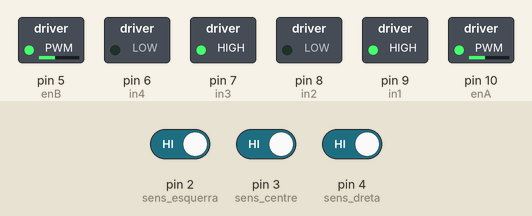
Recording of a sketch running on a simulated Arduino Uno, built with avr-gcc and run on an emulated ATmega328P. Shown: switched loads named in the sketch (green lamp = pin HIGH). Inputs (shaded band) come from the test bench; at power-on: pin 2 (sens_esquerra) HIGH, pin 3 (sens_centre) HIGH, pin 4 (sens_dreta) HIGH. What the sketch prints to the serial monitor is not drawn.

Above: at 3.2 s.
3.3 s: pin 2 (sens_esquerra) driven LOW
At 4.3 s:
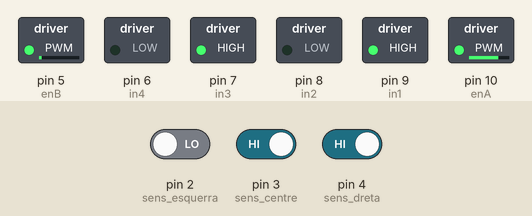
4.8 s: pin 3 (sens_centre) driven LOW
At 5.4 s:
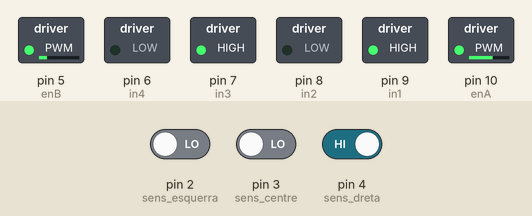
6.3 s: pin 2 (sens_esquerra) driven HIGH
At 6.6 s:
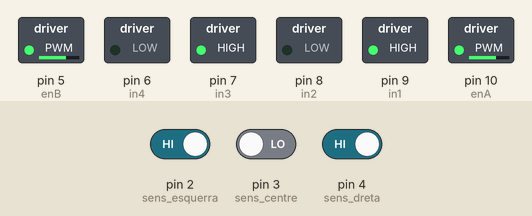
7.8 s: pin 4 (sens_dreta) driven LOW
At 8.9 s:
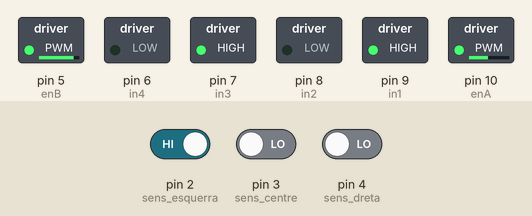
9.3 s: pin 4 (sens_dreta) driven HIGH
At 10.1 s:
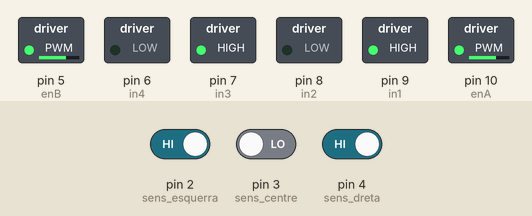
10.8 s: pin 2 (sens_esquerra) driven LOW
At 11.2 s:
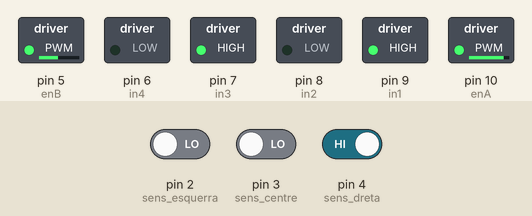
Timing chart, 0 to 13.3 s (numbered marks = the images above; inputs shaded):
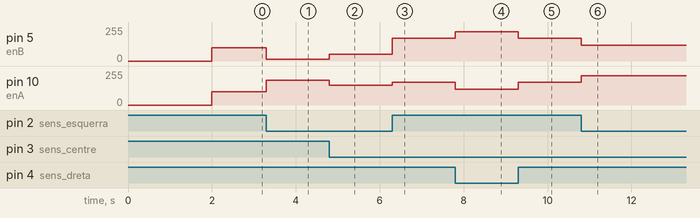

The sketch:

exemple.ino
```cpp
/////////////////////////////
// PROGRAMA *****************
/////////////////////////////

// Enganxa aquí els paràmetres de calibració aconseguits en el programa de configuració
/////////////////////////////
#define factor_motor_dret 		100	// factor de 0 a 100% de la velocitat
#define factor_motor_esquerra	100	// factor de 0 a 100% de la velocitat
/////////////////////////////


/////////////////////////////
// Definicio PINS ***********
/////////////////////////////
int enA = 10;			// motor dret
int in1 = 9;			// motor dret
int in2 = 8;			// motor dret
int in3 = 7;			// motor esquerra
int in4 = 6;			// motor esquerra
int enB = 5;			// motor esquerra
int sens_esquerra = 2;	// sensors optics
int sens_centre = 3;	// sensors optics
int sens_dreta = 4;		// sensors optics
/////////////////////////////


/////////////////////////////
// Variables Motors *********
/////////////////////////////
int ultimGir = 0;								// Variable per enmagatzemar la direcció de l'ultim gir fet

/////////////////////////////
// Definicions globals ******					// Ens serveixen per fer mes llegible el codi.
/////////////////////////////					// Utilitzarem paraules en comptes de numeros
#define dreta 1
#define esquerra 2
#define endavant 3
#define endarrera 4
#define negre 5
#define blanc 6
/////////////////////////////


/////////////////////////////
// CONFIGURACIÓ   ***********
/////////////////////////////
// Aquest codi s'executara un sol cop al principi
void setup()
{
	// Inicialització motors i sensors
	Inicialitzem_Motors();						// Configurem els pins dels motors
	Inicialitzem_SensorsOptics();				// Configurem els pins dels sensors optics
	Serial.begin (9600);						// Configurem comunicacio amb el PC a velocitat 9600 bauds per segon
	Serial.println ("\n*Robot seguidor*");		// Enviem missatge al ordinador
	Serial.println ("Començem a seguir la linea en 2 segons");
	delay (2000);	// pausa 2 segons
}


/////////////////////////////
// LOOP  ********************
/////////////////////////////
// Aquest codi s'executara indefinidament
void loop()
{
	int vel_rapid = 170;
	int vel_lent = 100;

	// Linia negre sobre sensor esquerra
	if (!linia_SensDret() && !linia_SensCentre () && linia_SensEsq()) {
		giraEsquerra(vel_rapid);		// Gira esquerra rapid
	}

	// Linia negre sobre sensor central
	if (!linia_SensDret() && linia_SensCentre () && !linia_SensEsq()) {
		mouMotorsLiniaRecta (vel_rapid);	// Mou recte
	}

	// Linia negre sobre sensor central i sensor esquerra
	if (!linia_SensDret() && linia_SensCentre () && linia_SensEsq()) {
		giraEsquerra(vel_lent);		// Gira esquerra lent
	}


	// Linia negre sobre sensor dret
	if (linia_SensDret() && !linia_SensCentre () && !linia_SensEsq()) {
		giraDreta (vel_rapid);		// Gira dreta rapid
	}

	// Linia negre sobre sensor central i sensor dret
	if (linia_SensDret() && linia_SensCentre () && !linia_SensEsq()) {
		giraDreta (vel_lent);		// Gira dreta lent
	}

	// Linia negre sobre sensor central, dret i esquerra (possiblement estem perduts)
	if (linia_SensCentre () && linia_SensDret() && linia_SensEsq()) {
		if (ultimGir == esquerra) {		// Girem en la mateixa direccio que l'ultim cop que hem girat
			giraEsquerra(vel_lent);
		}else if (ultimGir == dreta) {
			giraDreta (vel_lent);
		}else{
			mouMotorsLiniaRecta (vel_lent);
		}
	}

	// Linia negre enlloc (possiblement estem perduts)
	if (!linia_SensDret() && !linia_SensCentre () && !linia_SensEsq()) {
		if (ultimGir == esquerra) {		// Girem en la mateixa direccio que l'ultim cop que hem girat
			giraEsquerra(vel_lent);
		}else if (ultimGir == dreta) {
			giraDreta (vel_lent);
		}else{
			mouMotorsLiniaRecta (vel_lent);
		}
	}
}
```

funcions.ino
```cpp
/////////////////////////////
// Arxiu funcions ***********
/////////////////////////////

// exemples funcions
// motorDretPWM (valor);		// Valor = número de 0 a 255. (0 = parat i 255 = màxima velocitat)
								// Modifica la velocitat a la que gira el motor
// motorEsquerraPWM (valor);	// Valor = número de 0 a 255. (0 = parat i 255 = màxima velocitat)
								// Modifica la velocitat a la que gira el motor
// motorDretDIR (valor);		// Valor = endavant o endarrera. Modifica la direcció a la que gira el motor dret
// motorEsquerraDIR (valor);	// Valor = endavant o endarrera. Modifica la direcció a la que gira el motor esquerra
// linea_SensCentre ();			// Ens retorna un valor (0 o 1 - FALSE o TRUE)
								// Ens indica si el sensor esta detectant una linea negre
// linea_SensDret ();			// Ens retorna un valor (0 o 1 - FALSE o TRUE)
								// Ens indica si el sensor esta detectant una linea negre
// linea_SensEsq ();			// Ens retorna un valor (0 o 1 - FALSE o TRUE)
								// Ens indica si el sensor esta detectant una linea negre


/////////////////////////////
// Variables Sensors ********
/////////////////////////////
int colorLinia = negre;			// Defineix si la linia es negre o blanca
int ValorGirEsquerra = 0;						// Variable per a la velocitat de gir esquerra
int ValorGirDreta = 0;							// Variable per a la velocitat de gir dreta
int vel_dreta = 0;								// Variable per a la velocitat del motor dret
int vel_esquerra = 0;							// Variable per a la velocitat del motor esquerra
int dir_dret = 1;								// Variable per a la direcció del motor dret
int dir_esquerra = 1;							// Variable per a la direcció del motor esquerra

/////////////////////////////
// Inicialització ***********
/////////////////////////////

void Inicialitzem_Motors  () {
	// Configurem els pins dels motors
	pinMode(enA, OUTPUT);						// Configurem els pins com a OUTPUT (sortida)
	pinMode(enB, OUTPUT);
	pinMode(in1, OUTPUT);
	pinMode(in2, OUTPUT);
	pinMode(in3, OUTPUT);
	pinMode(in4, OUTPUT);
	// Inicialitzem motors
	motorDretDIR (endavant);					// Motor dret direcció endavant
	motorEsquerraDIR (endavant);				// Motor esquerra direcció endavant
}

void Inicialitzem_SensorsOptics () {
	// Configurem els pins del sensors optics
	pinMode(sens_esquerra, INPUT);				// Configurem els pins com a INPUT (entrada)
	pinMode(sens_centre, INPUT);
	pinMode(sens_dreta, INPUT);
}

/////////////////////////////
// Funcions motors***********
/////////////////////////////

void motorDretDIR (int direccio) {
	if (direccio == endavant) {
		dir_esquerra = endavant;
		digitalWrite(in1, HIGH);
		digitalWrite(in2, LOW);
	}else if (direccio == endarrera) {
		dir_esquerra = endarrera;
		digitalWrite(in1, LOW);
		digitalWrite(in2, HIGH);
	}
}

void motorEsquerraDIR (int direccio) {
	if (direccio == endavant) {
		dir_dret = endavant;
		digitalWrite(in3, HIGH);
		digitalWrite(in4, LOW);
	}else if (direccio == endarrera) {
		dir_dret = endarrera;
		digitalWrite(in3, LOW);
		digitalWrite(in4, HIGH);
	}
}

void motorDretPWM (int valorPWM) {
	if (valorPWM > 255 || valorPWM < -255) {
		Serial.println ("motorDretPWM: El valor no pot ser mes gran de 255 ni mes petit de -255");
		return;
	}
	vel_dreta = valorPWM;

	if (valorPWM < 0) {
		valorPWM = valorPWM * -1;		// Si la velocitat es negativa canviarem a positiu
		motorDretDIR (endarrera);
	}else{
		motorDretDIR (endavant);
	}

	#ifdef factor_motor_dret
	float temp_value = 0;
	temp_value = (float) valorPWM/100;
	temp_value = temp_value * (float) factor_motor_dret;
	valorPWM = (int) temp_value;
	#endif

	driver_Dret (valorPWM);
}

void motorEsquerraPWM (int valorPWM) {
	if (valorPWM > 255 || valorPWM < -255) {
		Serial.println ("motorEsquerraPWM: El valor no pot ser mes gran de 255 ni mes petit de -255");
		return;
	}

	vel_esquerra = valorPWM;

	if (valorPWM < 0) {
		valorPWM = valorPWM * -1;		// Si la velocitat es negativa canviarem a positiu
		motorEsquerraDIR (endarrera);
	}else{
		motorEsquerraDIR (endavant);
	}

	#ifdef factor_motor_esquerra
	float temp_value = 0;
	temp_value = (float) valorPWM/100;
	temp_value = temp_value * (float) factor_motor_esquerra;
	valorPWM = (int) temp_value;
	#endif

	driver_Esquerra (valorPWM);
}

void giraDreta (int valor_gir) {
	if (valor_gir > 255 || valor_gir < -255) {
		Serial.println ("griaDreta: El valor no pot ser mes gran de 255 ni mes petit de 0");
		return;
	}

	if (ValorGirDreta == valor_gir) return;		// Si ja estem girant a l'esquerra a la velocitat que hem posat cancelem ordre
	ValorGirDreta = valor_gir;
	ultimGir = dreta;
	reset_gir_esquerra ();

	if (vel_esquerra != vel_dreta) {		// motors estan girant, primer els posem a velocitat igual
		int diferencia = 0;
		int vel_final = 0;
		if (vel_esquerra > vel_dreta) {
			diferencia = vel_esquerra - vel_dreta;
			diferencia = diferencia / 2;
			vel_final = vel_dreta + diferencia;
			motorEsquerraPWM (vel_final);
			motorDretPWM (vel_final);
		}else{
			diferencia = vel_dreta - vel_esquerra;
			diferencia = diferencia / 2;
			vel_final = vel_esquerra + diferencia;
			motorEsquerraPWM (vel_final);
			motorDretPWM (vel_final);
		}
	}
	// un cop tenim la velocitat final a les dues rodes podem processar el gir


	// Comprobem que les diferencies entre velocitats no superen el marge i adaptem si cal
	int velocitat_final_dreta = vel_dreta - (valor_gir/2);
	if (velocitat_final_dreta < -255) {

		int unitats_fora_escala = -(velocitat_final_dreta + 255);
		velocitat_final_dreta = -255;
		vel_esquerra = vel_esquerra +  unitats_fora_escala;

	}
	int velocitat_final_esquerra = vel_esquerra + (valor_gir/2);
	if (velocitat_final_esquerra > 255) {

		int unitats_fora_escala = velocitat_final_esquerra - 255;
		velocitat_final_esquerra = 255;
		vel_dreta = vel_esquerra - unitats_fora_escala;

	}
	motorEsquerraPWM (velocitat_final_esquerra);
	motorDretPWM (velocitat_final_dreta);
}

void giraEsquerra (int valor_gir) {
	if (valor_gir > 255 || valor_gir < -255) {
		Serial.println ("giraEsquerra: El valor no pot ser mes gran de 255 ni mes petit de 0");
		return;
	}

	if (ValorGirEsquerra == valor_gir) return;		// Si ja estem girant a l'esquerra a la velocitat que hem posat cancelem ordre
	ValorGirEsquerra = valor_gir;
	ultimGir = esquerra;
	reset_gir_dreta ();

	if (vel_esquerra != vel_dreta) {		// motors estan girant, primer els posem a velocitat igual
		int diferencia = 0;
		int vel_final = 0;
		if (vel_esquerra > vel_dreta) {
			diferencia = vel_esquerra - vel_dreta;
			diferencia = diferencia / 2;
			vel_final = vel_dreta + diferencia;
			motorEsquerraPWM (vel_final);
			motorDretPWM (vel_final);
		}else{
			diferencia = vel_dreta - vel_esquerra;
			diferencia = diferencia / 2;
			vel_final = vel_esquerra + diferencia;
			motorEsquerraPWM (vel_final);
			motorDretPWM (vel_final);
		}
	}
	// un cop tenim la velocitat final a les dues rodes podem processar el gir

	// Comprobem que les diferencies entre velocitats no superen el marge i adaptem si cal
	int velocitat_final_dreta = vel_dreta + (valor_gir/2);
	if (velocitat_final_dreta > 255) {

		int unitats_fora_escala = velocitat_final_dreta - 255;
		velocitat_final_dreta = 255;
		vel_esquerra = vel_esquerra -  unitats_fora_escala;

	}

	int velocitat_final_esquerra = vel_esquerra - (valor_gir/2);
	if (velocitat_final_esquerra < -255) {

		int unitats_fora_escala = -(velocitat_final_esquerra + 255);
		velocitat_final_esquerra = -255;
		vel_dreta = vel_dreta + unitats_fora_escala;
	}

	motorEsquerraPWM (velocitat_final_esquerra);
	motorDretPWM (velocitat_final_dreta);
}

void mouMotorsLiniaRecta (int valor_PWM) {
	if (valor_PWM > 255 || valor_PWM < -255) {
		Serial.println ("mouMotorsLineaRecta: El valor no pot ser mes gran de 255 ni mes petit de -255");
		return;
	}
	reset_gir ();
	if (valor_PWM >= 0) {
		ultimGir = endavant;
	}else{
		ultimGir = endarrera;
	}
	motorEsquerraPWM(valor_PWM);
	motorDretPWM(valor_PWM);
}

void driver_Dret (int valorPWM) {
	// Velocitat 0~255
	analogWrite(enA, valorPWM);
}

void driver_Esquerra (int valorPWM) {
	// Velocitat 0~255
	analogWrite(enB, valorPWM);
}

void reset_gir () {
	reset_gir_dreta ();
	reset_gir_esquerra ();
}
void reset_gir_dreta () {
	// Resetejem els valors de gir posant un valor fora del rang de spossibilitats
	ValorGirDreta = 256;
}

void reset_gir_esquerra () {
	// Resetejem els valors de gir posant un valor fora del rang de spossibilitats
	ValorGirEsquerra = 256;
}


/////////////////////////////
// Funcions Sensors *********
/////////////////////////////

boolean linia_SensCentre () {
	boolean INsensor = digitalRead(sens_centre);
	if (colorLinia == blanc) INsensor = !INsensor;
	if (!INsensor) {
		return true;
	}else{
		return false;
	}
}

boolean linia_SensDret () {
	boolean INsensor = digitalRead(sens_dreta);
	if (colorLinia == blanc) INsensor = !INsensor;
	if (!INsensor) {
		return true;
	}else{
		return false;
	}
}

boolean linia_SensEsq () {
	boolean INsensor = digitalRead(sens_esquerra);
	if (colorLinia == blanc) INsensor = !INsensor;
	if (!INsensor) {
		return true;
	}else{
		return false;
	}
}
```

Measured:
- after the input at 3.3 s, pin 5 (enB): 100/255 → 15/255 at once; pin 10 (enA): 100/255 → 185/255 at once
- after the input at 4.8 s, pin 5 (enB): 15/255 → 50/255 at once; pin 10 (enA): 185/255 → 150/255 at once
- after the input at 6.3 s, pin 5 (enB): 50/255 → 170/255 at once; pin 10 (enA): 150/255 → 170/255 at once
- after the input at 7.8 s, pin 5 (enB): 170/255 → 220/255 at once; pin 10 (enA): 170/255 → 120/255 at once
- after the input at 9.3 s, pin 5 (enB): 220/255 → 170/255 at once; pin 10 (enA): 120/255 → 170/255 at once
- after the input at 10.8 s, pin 5 (enB): 170/255 → 120/255 at once; pin 10 (enA): 170/255 → 220/255 at once
